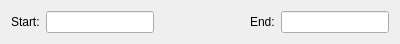
<?xml version="1.0" encoding="UTF-8"?>
<ui version="4.0">
 <class>RangeControlsWidgetClass</class>
 <widget class="QWidget" name="RangeControlsWidgetClass">
  <property name="geometry">
   <rect>
    <x>0</x>
    <y>0</y>
    <width>400</width>
    <height>40</height>
   </rect>
  </property>
  <property name="windowTitle">
   <string>RangeControlsWidget</string>
  </property>
  <layout class="QHBoxLayout" name="horizontalLayout">
   <item>
    <layout class="QHBoxLayout" name="horizontalLayout_2">
     <item>
      <widget class="QLabel" name="minLabel">
       <property name="text">
        <string>&lt;font color='black'&gt;Start:&lt;/font&gt;</string>
       </property>
      </widget>
     </item>
     <item>
      <widget class="QLineEdit" name="minLineEdit">
       <property name="toolTip">
        <string>Specify the minimum threshold value to include/exclude.</string>
       </property>
      </widget>
     </item>
    </layout>
   </item>
   <item>
    <spacer name="horizontalSpacer">
     <property name="orientation">
      <enum>Qt::Horizontal</enum>
     </property>
     <property name="sizeHint" stdset="0">
      <size>
       <width>41</width>
       <height>19</height>
      </size>
     </property>
    </spacer>
   </item>
   <item>
    <layout class="QHBoxLayout" name="horizontalLayout_3">
     <item>
      <widget class="QLabel" name="maxLabel">
       <property name="text">
        <string>&lt;font color='black'&gt;End:&lt;/font&gt;</string>
       </property>
      </widget>
     </item>
     <item>
      <widget class="QLineEdit" name="maxLineEdit">
       <property name="focusPolicy">
        <enum>Qt::StrongFocus</enum>
       </property>
       <property name="toolTip">
        <string>Specify the maximum threshold value to include/exclude.</string>
       </property>
      </widget>
     </item>
    </layout>
   </item>
  </layout>
 </widget>
 <layoutdefault spacing="6" margin="11"/>
 <resources/>
 <connections/>
</ui>
